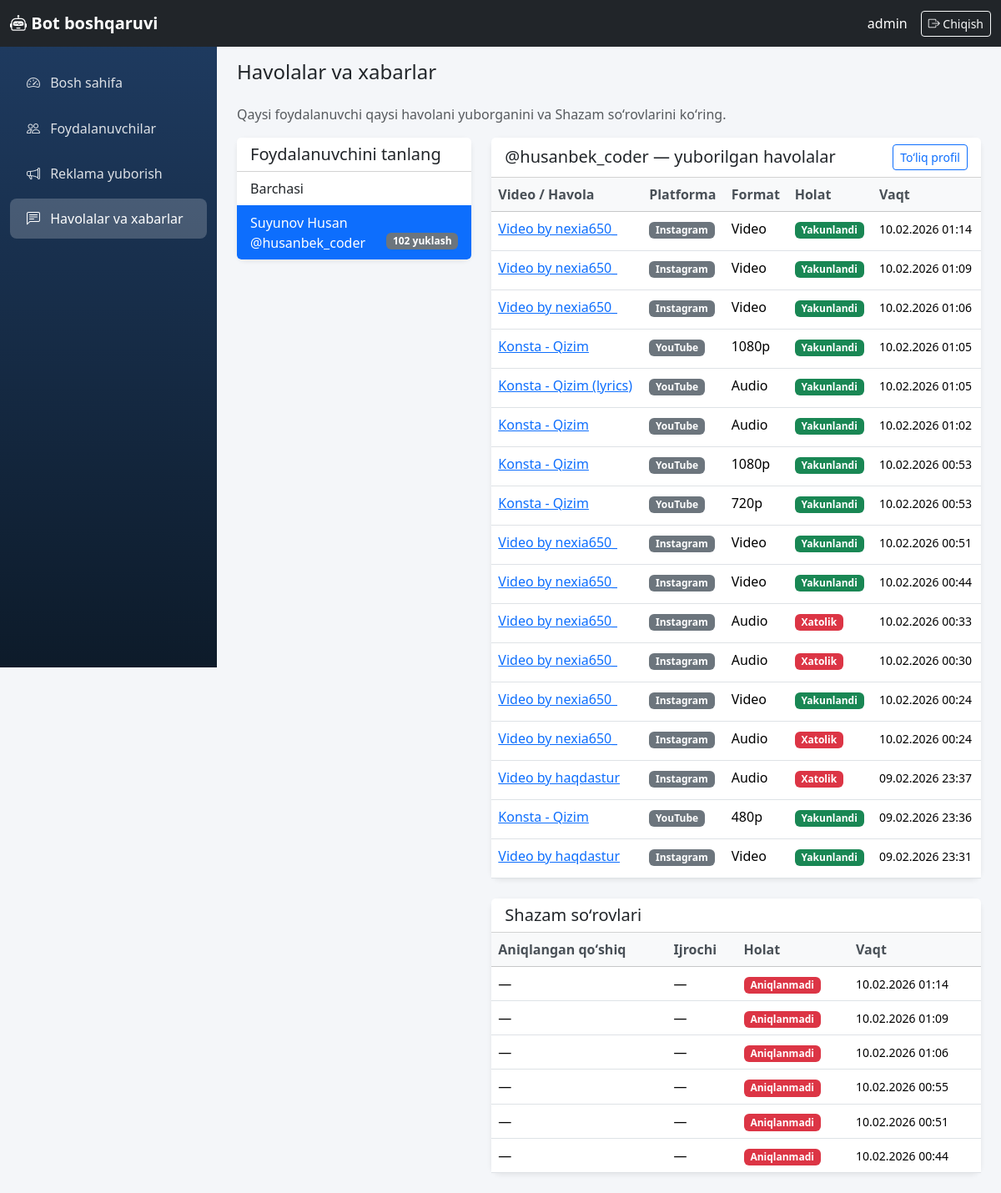
Screenshot of /boshqaruv/tarix/?user_id=2 (signed in) with the database file from the repository.
### core/models.py (models this page shows, shortened)
class TelegramUser(models.Model):
    telegram_id = models.BigIntegerField(unique=True, verbose_name='Telegram ID')
    username = models.CharField(max_length=255, blank=True, null=True, verbose_name='Username')
    first_name = models.CharField(max_length=255, verbose_name='Ism')
    last_name = models.CharField(max_length=255, blank=True, null=True, verbose_name='Familiya')
    created_at = models.DateTimeField(auto_now_add=True, verbose_name='Ro\'yxatdan o\'tgan vaqt')
    last_active = models.DateTimeField(auto_now=True, verbose_name='Oxirgi faollik')
    download_count = models.PositiveIntegerField(default=0, verbose_name='Yuklashlar soni')
    is_premium = models.BooleanField(default=False, verbose_name='Premium')
    is_banned = models.BooleanField(default=False, verbose_name='Bloklangan')
    class Meta:
        verbose_name = 'Foydalanuvchi'
        verbose_name_plural = 'Foydalanuvchilar'
        ordering = ['-last_active']
    def __str__(self):
        if self.username:
            return f'@{self.username}'
        return self.first_name

class DownloadHistory(models.Model):
    STATUS_CHOICES = [
        ('pending', 'Kutilmoqda'),
        ('processing', 'Ishlanmoqda'),
        ('completed', 'Yakunlandi'),
        ('failed', 'Xatolik'),
    ]
    PLATFORM_CHOICES = [
        ('youtube', 'YouTube'),
        ('instagram', 'Instagram'),
        ('tiktok', 'TikTok'),
        ('snapchat', 'Snapchat'),
        ('likee', 'Likee'),
        ('other', 'Boshqa'),
    ]
    user = models.ForeignKey(
        TelegramUser,
        on_delete=models.CASCADE,
        related_name='downloads',
        verbose_name='Foydalanuvchi',
    )
    video_url = models.URLField(max_length=500, verbose_name='Video havolasi')
    video_title = models.CharField(max_length=500, verbose_name='Video nomi')
    platform = models.CharField(max_length=20, choices=PLATFORM_CHOICES, default='other', verbose_name='Platforma')
    format_label = models.CharField(max_length=50, verbose_name='Format')
    status = models.CharField(max_length=20, choices=STATUS_CHOICES, default='pending', verbose_name='Holat')
    file_size = models.BigIntegerField(null=True, blank=True, verbose_name='Fayl hajmi (bayt)')
    error_message = models.TextField(blank=True, null=True, verbose_name='Xatolik xabari')
    downloaded_at = models.DateTimeField(auto_now_add=True, verbose_name='Yuklangan vaqt')
    completed_at = models.DateTimeField(null=True, blank=True, verbose_name='Yakunlangan vaqt')
    class Meta:
        verbose_name = 'Yuklash tarixi'
        verbose_name_plural = 'Yuklash tarixi'
        ordering = ['-downloaded_at']

class ShazamLog(models.Model):
    user = models.ForeignKey(
        TelegramUser,
        on_delete=models.CASCADE,
        related_name='shazam_logs',
        verbose_name='Foydalanuvchi',
    )
    audio_file_name = models.CharField(max_length=255, verbose_name='Audio fayl nomi')
    recognized_title = models.CharField(max_length=500, blank=True, null=True, verbose_name='Aniqlangan qo\'shiq')
    recognized_artist = models.CharField(max_length=500, blank=True, null=True, verbose_name='Aniqlangan ijrochi')
    is_successful = models.BooleanField(default=False, verbose_name='Muvaffaqiyatli')
    error_message = models.TextField(blank=True, null=True, verbose_name='Xatolik xabari')
    recognized_at = models.DateTimeField(auto_now_add=True, verbose_name='Aniqlangan vaqt')
    class Meta:
        verbose_name = 'Shazam log'
        verbose_name_plural = 'Shazam loglar'
        ordering = ['-recognized_at']

### dashboard/views.py (the view)
# urls.py: path('boshqaruv/tarix/', views.history_view, name='history'),
@login_required(login_url='dashboard:login')
def history_view(request):
    users_with_activity = TelegramUser.objects.annotate(
        downloads_count=Count('downloads'),
        shazam_count=Count('shazam_logs'),
    ).filter(
        Q(downloads_count__gt=0) | Q(shazam_count__gt=0)
    ).order_by('-last_active')
    user_id = request.GET.get('user_id')
    selected_user = None
    downloads = DownloadHistory.objects.none()
    shazam_logs = ShazamLog.objects.none()
    if user_id:
        selected_user = get_object_or_404(TelegramUser, pk=user_id)
        downloads = DownloadHistory.objects.filter(user=selected_user).order_by('-downloaded_at')
        shazam_logs = ShazamLog.objects.filter(user=selected_user).order_by('-recognized_at')
    context = {
        'users_with_activity': users_with_activity,
        'selected_user': selected_user,
        'downloads': downloads,
        'shazam_logs': shazam_logs,
    }
    return render(request, 'dashboard/history.html', context)

### templates/dashboard/history.html (shortened to what this page needs)
{% extends 'dashboard/base.html' %}
{% block content %}
<h1 class="h4 mb-4">Havolalar va xabarlar</h1>
<p class="text-muted">Qaysi foydalanuvchi qaysi havolani yuborganini va Shazam soʻrovlarini koʻring.</p>
<div class="row">
    <div class="col-lg-4 mb-4">
        <div class="card">
            <div class="card-header bg-white">
                <h5 class="mb-0">Foydalanuvchini tanlang</h5>
            </div>
            <div class="list-group list-group-flush" style="max-height: 400px; overflow-y: auto;">
                <a href="{% url 'dashboard:history' %}" class="list-group-item list-group-item-action {% if not selected_user %}active{% endif %}">
                    Barchasi
                </a>
                {% for u in users_with_activity %}
                <a href="?user_id={{ u.pk }}" class="list-group-item list-group-item-action {% if selected_user.pk == u.pk %}active{% endif %}">
                    {{ u.first_name }} {% if u.username %}@{{ u.username }}{% endif %}
                    <span class="badge bg-secondary float-end">{{ u.downloads_count }} yuklash</span>
                </a>
                {% empty %}
                <li class="list-group-item text-muted">Faollik yoʻq</li>
                {% endfor %}
            </div>
        </div>
    </div>
    <div class="col-lg-8">
        {% if selected_user %}
        <div class="card mb-4">
            <div class="card-header bg-white d-flex justify-content-between align-items-center">
                <h5 class="mb-0">{{ selected_user }} — yuborilgan havolalar</h5>
                <a href="{% url 'dashboard:user_detail' selected_user.pk %}" class="btn btn-sm btn-outline-primary">Toʻliq profil</a>
            </div>
            <div class="card-body p-0">
                <div class="table-responsive">
                    <table class="table table-hover mb-0">
                        <thead class="table-light">
                            <tr>
                                <th>Video / Havola</th>
                                <th>Platforma</th>
                                <th>Format</th>
                                <th>Holat</th>
                                <th>Vaqt</th>
                            </tr>
                        </thead>
                        <tbody>
                            {% for d in downloads %}
                            <tr>
                                <td>
                                    <a href="{{ d.video_url }}" target="_blank" rel="noopener" class="link-cell d-inline-block" style="max-width: 220px;" title="{{ d.video_url }}">{{ d.video_title|truncatewords:5 }}</a>
                                </td>
                                <td><span class="badge platform-badge bg-secondary">{{ d.get_platform_display }}</span></td>
                                <td>{{ d.format_label }}</td>
                                <td>
                                    {% if d.status == 'completed' %}<span class="badge bg-success">Yakunlandi</span>
                                    {% elif d.status == 'failed' %}<span class="badge bg-danger">Xatolik</span>
                                    {% else %}<span class="badge bg-warning text-dark">{{ d.get_status_display }}</span>{% endif %}
                                </td>
                                <td><small>{{ d.downloaded_at|date:"d.m.Y H:i" }}</small></td>
                            </tr>
                            {% empty %}
                            <tr><td colspan="5" class="text-center text-muted py-3">Yuklashlar yoʻq</td></tr>
                            {% endfor %}
                        </tbody>
                    </table>
                </div>
            </div>
        </div>
        <div class="card">
            <div class="card-header bg-white">
                <h5 class="mb-0">Shazam soʻrovlari</h5>
            </div>
            <div class="card-body p-0">
                <div class="table-responsive">
                    <table class="table table-hover mb-0">
                        <thead class="table-light">
                            <tr>
                                <th>Aniqlangan qoʻshiq</th>
                                <th>Ijrochi</th>
                                <th>Holat</th>
                                <th>Vaqt</th>
                            </tr>
                        </thead>
                        <tbody>
                            {% for s in shazam_logs %}
                            <tr>
                                <td>{{ s.recognized_title|default:"—" }}</td>
                                <td>{{ s.recognized_artist|default:"—" }}</td>
                                <td>{% if s.is_successful %}<span class="badge bg-success">Muvaffaqiyatli</span>{% else %}<span class="badge bg-danger">Aniqlanmadi</span>{% endif %}</td>
                                <td><small>{{ s.recognized_at|date:"d.m.Y H:i" }}</small></td>
                            </tr>
                            {% empty %}
                            <tr><td colspan="4" class="text-center text-muted py-3">Shazam soʻrovlari yoʻq</td></tr>
                            {% endfor %}
                        </tbody>
                    </table>
                </div>
            </div>
        </div>
        {% endif %}
    </div>
</div>
{% endblock %}

### templates/dashboard/base.html (shortened to what this page needs)
{% load static %}
<!DOCTYPE html>
<html lang="uz">
<head>
    <link href="https://cdn.jsdelivr.net/npm/bootstrap@5.3.2/dist/css/bootstrap.min.css" rel="stylesheet">
    <link href="https://cdn.jsdelivr.net/npm/bootstrap-icons@1.11.1/font/bootstrap-icons.css" rel="stylesheet">
</head>
<body>
    <nav class="navbar navbar-expand-lg navbar-dark bg-dark fixed-top">
        <div class="container-fluid">
            <a class="navbar-brand" href="{% url 'dashboard:home' %}">
                <i class="bi bi-robot"></i> Bot boshqaruvi
            </a>
            <div class="d-flex align-items-center">
                <span class="text-white me-3">{{ request.user.username }}</span>
                <a href="{% url 'dashboard:logout' %}" class="btn btn-outline-light btn-sm">
                    <i class="bi bi-box-arrow-right"></i> Chiqish
                </a>
            </div>
        </div>
    </nav>
    <aside class="sidebar">
        <nav class="nav flex-column">
            <a class="nav-link {% if request.resolver_match.url_name == 'home' %}active{% endif %}" href="{% url 'dashboard:home' %}">
                <i class="bi bi-speedometer2"></i> Bosh sahifa
            </a>
            <a class="nav-link {% if request.resolver_match.url_name == 'users' or request.resolver_match.url_name == 'user_detail' %}active{% endif %}" href="{% url 'dashboard:users' %}">
                <i class="bi bi-people"></i> Foydalanuvchilar
            </a>
            <a class="nav-link {% if request.resolver_match.url_name == 'broadcast' %}active{% endif %}" href="{% url 'dashboard:broadcast' %}">
                <i class="bi bi-megaphone"></i> Reklama yuborish
            </a>
            <a class="nav-link {% if request.resolver_match.url_name == 'history' %}active{% endif %}" href="{% url 'dashboard:history' %}">
                <i class="bi bi-chat-left-text"></i> Havolalar va xabarlar
            </a>
        </nav>
    </aside>
    <main class="main-content">
        {% block content %}{% endblock %}
    </main>
</body>
</html>

### templates/dashboard/base.html (style rules this page uses)
:root { --sidebar-width: 260px; --navbar-height: 56px; }
body { min-height: 100vh; background: #f4f6f9; }
.navbar-brand { font-weight: 700; }
.sidebar { width: var(--sidebar-width); min-height: calc(100vh - var(--navbar-height)); background: linear-gradient(180deg, #1e3a5f 0%, #0d1b2a 100%); position: fixed; left: 0; top: var(--navbar-height); z-index: 100; padding-top: 1rem; }
.sidebar .nav-link { color: rgba(255,255,255,0.85); padding: 0.75rem 1.25rem; border-radius: 0.5rem; margin: 0.2rem 0.75rem; }
.sidebar .nav-link.active { background: rgba(255,255,255,0.2); color: #fff; }
.sidebar .nav-link i { margin-right: 0.5rem; width: 1.25rem; }
.main-content { margin-left: var(--sidebar-width); padding: 1.5rem; padding-top: calc(var(--navbar-height) + 1rem); }
.card { border: none; box-shadow: 0 0.125rem 0.375rem rgba(0,0,0,0.08); border-radius: 0.75rem; }
.table th { font-weight: 600; color: #495057; }
.link-cell { max-width: 280px; overflow: hidden; text-overflow: ellipsis; white-space: nowrap; }
.platform-badge { font-size: 0.75rem; }

### rows the page displays
TelegramUser: first_name "Suyunov Husan", username "husanbek_coder", downloads_count "102", username "@husanbek_coder"
DownloadHistory: video_title "Video by nexia650_", platform "Instagram", format_label "Video", status "Yakunlandi", downloaded_at "10.02.2026 01:14"
DownloadHistory: video_title "Video by nexia650_", platform "Instagram", format_label "Video", status "Yakunlandi", downloaded_at "10.02.2026 01:09"
DownloadHistory: video_title "Video by nexia650_", platform "Instagram", format_label "Video", status "Yakunlandi", downloaded_at "10.02.2026 01:06"
DownloadHistory: video_title "Konsta - Qizim", platform "YouTube", format_label "1080p", status "Yakunlandi", downloaded_at "10.02.2026 01:05"
DownloadHistory: video_title "Konsta - Qizim (lyrics)", platform "YouTube", format_label "Audio", status "Yakunlandi", downloaded_at "10.02.2026 01:05"
DownloadHistory: video_title "Konsta - Qizim", platform "YouTube", format_label "Audio", status "Yakunlandi", downloaded_at "10.02.2026 01:02"
DownloadHistory: video_title "Konsta - Qizim", platform "YouTube", format_label "1080p", status "Yakunlandi", downloaded_at "10.02.2026 00:53"
DownloadHistory: video_title "Konsta - Qizim", platform "YouTube", format_label "720p", status "Yakunlandi", downloaded_at "10.02.2026 00:53"
DownloadHistory: video_title "Video by nexia650_", platform "Instagram", format_label "Video", status "Yakunlandi", downloaded_at "10.02.2026 00:51"
DownloadHistory: video_title "Video by nexia650_", platform "Instagram", format_label "Video", status "Yakunlandi", downloaded_at "10.02.2026 00:44"
DownloadHistory: video_title "Video by nexia650_", platform "Instagram", format_label "Audio", status "Xatolik", downloaded_at "10.02.2026 00:33"
DownloadHistory: video_title "Video by nexia650_", platform "Instagram", format_label "Audio", status "Xatolik", downloaded_at "10.02.2026 00:30"
DownloadHistory: video_title "Video by nexia650_", platform "Instagram", format_label "Video", status "Yakunlandi", downloaded_at "10.02.2026 00:24"
DownloadHistory: video_title "Video by nexia650_", platform "Instagram", format_label "Audio", status "Xatolik", downloaded_at "10.02.2026 00:24"
DownloadHistory: video_title "Video by haqdastur", platform "Instagram", format_label "Audio", status "Xatolik", downloaded_at "09.02.2026 23:37"
DownloadHistory: video_title "Konsta - Qizim", platform "YouTube", format_label "480p", status "Yakunlandi", downloaded_at "09.02.2026 23:36"
DownloadHistory: video_title "Video by haqdastur", platform "Instagram", format_label "Video", status "Yakunlandi", downloaded_at "09.02.2026 23:31"
ShazamLog: recognized_title "—", recognized_artist "—", is_successful "Aniqlanmadi", recognized_at "10.02.2026 01:14"
ShazamLog: recognized_title "—", recognized_artist "—", is_successful "Aniqlanmadi", recognized_at "10.02.2026 01:09"
ShazamLog: recognized_title "—", recognized_artist "—", is_successful "Aniqlanmadi", recognized_at "10.02.2026 01:06"
ShazamLog: recognized_title "—", recognized_artist "—", is_successful "Aniqlanmadi", recognized_at "10.02.2026 00:55"
ShazamLog: recognized_title "—", recognized_artist "—", is_successful "Aniqlanmadi", recognized_at "10.02.2026 00:51"
ShazamLog: recognized_title "—", recognized_artist "—", is_successful "Aniqlanmadi", recognized_at "10.02.2026 00:44"

### other values shown
{{ request.user.username }} "admin"
